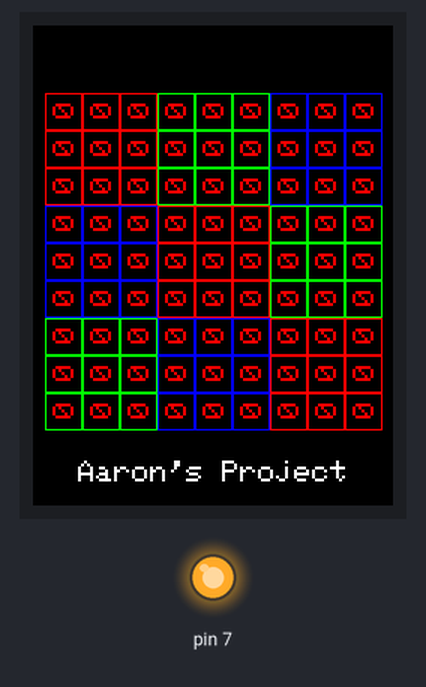
A sketch run on a simulated Arduino Uno, built with avr-gcc and run on an emulated ATmega328P. On the bench: 240×320 colour display, output pins drawn as LEDs (lit = HIGH). Pins used as bus, display or sensor lines are not drawn; what the sketch prints to the serial monitor is not drawn.

Above: at 0.3 s.

The sketch:

SodokuSolver.ino
```cpp
#include "SPI.h"
#include "Adafruit_GFX.h"
#include "Adafruit_ILI9341.h"

#include <SPI.h>
#include <Wire.h>
#include <stdlib.h>
#include "TouchScreen.h"

// This is calibration data for the raw touch data to the screen coordinates
#define TS_MINX 150
#define TS_MINY 120
#define TS_MAXX 920
#define TS_MAXY 940

#define MINPRESSURE 10
#define MAXPRESSURE 1000

// These are the four touchscreen analog pins
#define YP A2  // must be an analog pin, use "An" notation!
#define XM A3  // must be an analog pin, use "An" notation!
#define YM 9   // can be any digital pin
#define XP 8   // can be any digital pin

// For the Adafruit shield, these are the default.
#define TFT_DC 9
#define TFT_CS 10
#define TFT_RST 8

// Use hardware SPI (on Uno, #13, #12, #11) and the above for CS/DC
Adafruit_ILI9341 tft = Adafruit_ILI9341(TFT_CS, TFT_DC, TFT_RST);

TouchScreen ts = TouchScreen(XP, YP, XM, YM, 300);

// Global Variables, uses dynamic memory, might need to reduce depending on size of photo
short int counter = 0;
short int counter1 = 0;
uint16_t arr[] = {ILI9341_BLUE, ILI9341_RED, ILI9341_GREEN};
const int CS = 5;

int grid[8][8];

int currentNum = 0;

#define BOXSIZE 40
#define PENRADIUS 1

//-----------------------------------------------------------------------------------------------------------------------------------------------------------------------------

void setup() {
  Serial.begin(9600);

  pinMode(TFT_CS, OUTPUT);
  pinMode(7, OUTPUT);
  digitalWrite(TFT_CS, HIGH);
  digitalWrite(7, HIGH);

  tft.begin();

  //---------------------------------------------------------------------------------------------------------------------------------------------------------------------------

  Serial.println(setupGrid());
  Serial.println(buttonSetup());
}

// Runs after Main is complete, constantly loops
void loop(void) {
  TS_Point p = ts.getPoint();

  if (p.z < MINPRESSURE || p.z > MAXPRESSURE)
    return;

  p.x = map(p.x, TS_MINX, TS_MAXX, 0, tft.width());
  p.y = map(p.y, TS_MINY, TS_MAXY, 0, tft.height());

  // Edit box here
}


// Have Method SetupButtons
unsigned long buttonSetup() {
  //tft.fillScreen(ILI9341_BLACK);
  unsigned long start = micros();
  tft.setRotation(3);

  //tft.setCursor(52, (tft.height() / 2) - 107);
  int h = tft.height() / 2 - 107;
  int w = 52;

  tft.setTextColor(ILI9341_RED);
  tft.setTextSize(2);
  for (int i = 1; i <= 9; i++)
  {
    for (int j = 1; j <= 9; j++)
    {
      tft.setCursor(w, h);
      tft.println(String(NULL));
      w += 25;
    }
    w = 52;
    h += 25;
  }
  tft.setRotation(2);
  tft.setCursor(tft.width() / 2 - 90, (tft.height() / 2) + 130);
  tft.setTextColor(ILI9341_WHITE);
  tft.println("Aaron's Project");
  return micros() - start;
}

// Sets up all the grids, (TODO, make it also set up a 2D array)
unsigned long setupGrid() {
  unsigned long start;
  int cx = 7;
  int cy = (tft.height() / 2) + 115;

  tft.fillScreen(ILI9341_BLACK);

  start = micros();

  for(int i=25; i<=225; i+=25) {
    for (int j = 25; j <= 225; j+=25)
    {
        tft.drawRect(cx, cy-j, 25, 25, colorChoice());
    }
    counter1++;
    if (counter1 == 3)
    {
      counter1 = 0;
      rotate();
    }
    cx += 25;
  }

  return micros() - start;
}

// For setting up grid using colors (cycles colors for visual clarity)
uint16_t colorChoice() {
  if (counter == 3)
  {
    rotate();
  }
  if (counter == 6)
  {
    rotate();
  }
  if (counter == 9)
  {
    counter = 0;
    rotate();
  }
  counter++;
  return arr[0];
}

// Where we will set up the 2D array, (Will pass photo through)
void SetUp2DArray() {

}

// Where we will get the picture
void GetPicture() {

}

void rotate() {
  int n = sizeof(arr) / sizeof(arr[0]);
  uint16_t x = arr[n - 1];
  for (int i = n - 1; i > 0; i--) {
    arr[i] = arr[i - 1];
  }
  arr[0] = x;
}
```
